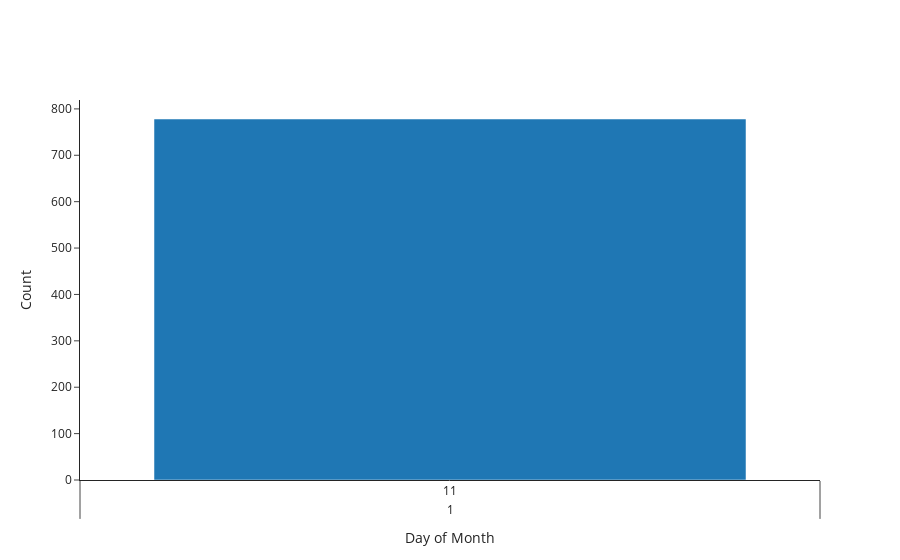

The cell this chart's notebook holds for it:
### Code cell
df = sdf_month_Umsatz.toPandas()
fig = go.Figure()
fig.update_layout(
    template="simple_white",
    xaxis=dict(title_text="Day of Month"),
    yaxis=dict(title_text="Count"),
    barmode="stack",
)

fig.add_trace(
        go.Bar(x=[df.dayofmonth, df.month], y=df.Umsatz),
    )
fig

### Figure 1 — Plotly figure (JSON) as saved in the notebook; plotly's stock layout.template omitted (floating-point values rounded to 4 significant figures)
{"data": [{"type": "bar", "x": [[1], [11]], "y": [778.2]}], "layout": {"barmode": "stack", "xaxis": {"title": {"text": "Day of Month"}}, "yaxis": {"title": {"text": "Count"}}}}
